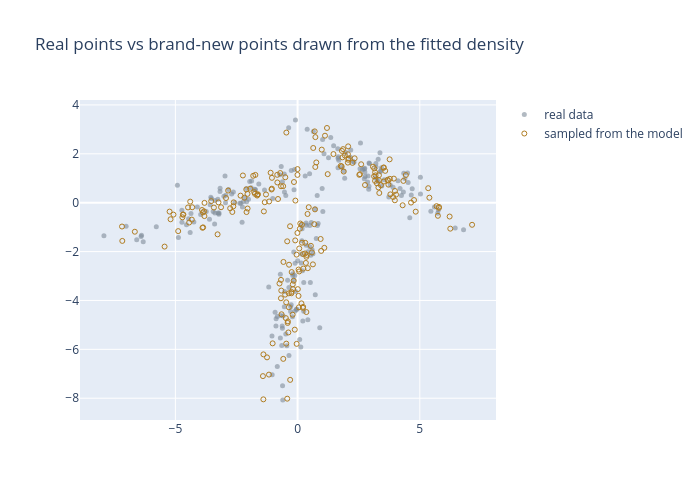

The notebook cell this image was saved under:
### Markdown cell above
**Idea -- sample, don't just fit.** Because `gmm_full` is a genuine generative story (slide 10: pick a component by weight, draw from that component's Gaussian), it can run in reverse. Draw brand-new points from the fitted model and lay them over the real data: if the model actually learned the shape of the clusters, the synthetic cloud should be visually indistinguishable from the real one.

### Code cell
X_synthetic, component_ids = gmm_full.sample(n_samples=len(X_elong))

fig = go.Figure()
fig.add_trace(go.Scatter(x=X_elong[:, 0], y=X_elong[:, 1], mode="markers",
                          marker=dict(color=DIM, size=5, opacity=0.6), name="real data"))
fig.add_trace(go.Scatter(x=X_synthetic[:, 0], y=X_synthetic[:, 1], mode="markers",
                          marker=dict(color=GOLD, size=5, symbol="circle-open"), name="sampled from the model"))
fig.update_layout(title="Real points vs brand-new points drawn from the fitted density",
                   width=700, height=500)
fig.update_yaxes(scaleanchor="x", scaleratio=1)
fig.show()

### Figure 1 — Plotly figure (JSON) as saved in the notebook; plotly's stock layout.template omitted (floating-point values rounded to 4 significant figures; data arrays with more than 128 entries replaced by an {"elided": "..."} marker saying what was removed)
{"data": [{"marker": {"color": "#7f8c9a", "opacity": 0.6, "size": 5}, "mode": "markers", "name": "real data", "type": "scatter", "x": {"elided": "210 float values"}, "y": {"elided": "210 float values"}}, {"marker": {"color": "#b07d22", "size": 5, "symbol": "circle-open"}, "mode": "markers", "name": "sampled from the model", "type": "scatter", "x": {"elided": "210 float values"}, "y": {"elided": "210 float values"}}], "layout": {"height": 500, "title": {"text": "Real points vs brand-new points drawn from the fitted density"}, "width": 700, "yaxis": {"scaleanchor": "x", "scaleratio": 1}}}
